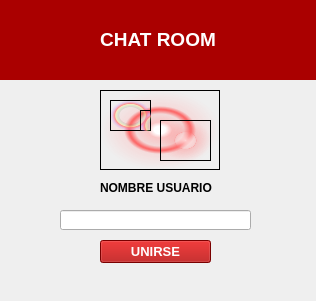
<?xml version="1.0" encoding="UTF-8"?>
<ui version="4.0">
 <class>loginForm</class>
 <widget class="QWidget" name="loginForm">
  <property name="geometry">
   <rect>
    <x>0</x>
    <y>0</y>
    <width>316</width>
    <height>301</height>
   </rect>
  </property>
  <property name="windowTitle">
   <string>Form</string>
  </property>
  <widget class="QFrame" name="frame">
   <property name="geometry">
    <rect>
     <x>0</x>
     <y>0</y>
     <width>316</width>
     <height>80</height>
    </rect>
   </property>
   <property name="styleSheet">
    <string notr="true">background-color: #0A5EF2</string>
   </property>
   <property name="frameShape">
    <enum>QFrame::StyledPanel</enum>
   </property>
   <property name="frameShadow">
    <enum>QFrame::Raised</enum>
   </property>
   <widget class="QLabel" name="label">
    <property name="geometry">
     <rect>
      <x>0</x>
      <y>0</y>
      <width>316</width>
      <height>80</height>
     </rect>
    </property>
    <property name="styleSheet">
     <string notr="true">color: white;
background-color: rgb(170, 0, 0);</string>
    </property>
    <property name="text">
     <string>&lt;html&gt;&lt;head/&gt;&lt;body&gt;&lt;p align=&quot;center&quot;&gt;&lt;span style=&quot; font-size:14pt; font-weight:600;&quot;&gt;CHAT ROOM&lt;/span&gt;&lt;/p&gt;&lt;/body&gt;&lt;/html&gt;</string>
    </property>
   </widget>
  </widget>
  <widget class="QLabel" name="label_2">
   <property name="geometry">
    <rect>
     <x>100</x>
     <y>180</y>
     <width>121</width>
     <height>16</height>
    </rect>
   </property>
   <property name="font">
    <font>
     <pointsize>9</pointsize>
     <weight>75</weight>
     <bold>true</bold>
    </font>
   </property>
   <property name="text">
    <string>NOMBRE USUARIO</string>
   </property>
  </widget>
  <widget class="QLineEdit" name="usernameLineEdit">
   <property name="geometry">
    <rect>
     <x>60</x>
     <y>210</y>
     <width>191</width>
     <height>20</height>
    </rect>
   </property>
  </widget>
  <widget class="QPushButton" name="joinButton">
   <property name="geometry">
    <rect>
     <x>100</x>
     <y>240</y>
     <width>111</width>
     <height>23</height>
    </rect>
   </property>
   <property name="font">
    <font>
     <pointsize>10</pointsize>
     <weight>75</weight>
     <bold>true</bold>
    </font>
   </property>
   <property name="styleSheet">
    <string notr="true">color: white; 
background-color: rgb(170, 0, 0);</string>
   </property>
   <property name="text">
    <string>UNIRSE</string>
   </property>
  </widget>
  <widget class="QFrame" name="frame_5">
   <property name="geometry">
    <rect>
     <x>100</x>
     <y>90</y>
     <width>120</width>
     <height>80</height>
    </rect>
   </property>
   <property name="styleSheet">
    <string notr="true">background-color: qradialgradient(spread:pad, cx:0.5, cy:0.5, radius:0.5, fx:0.5, fy:0.5, stop:0 rgba(255, 255, 255, 255), stop:0.1 rgba(255, 255, 255, 255), stop:0.2 rgba(255, 176, 176, 167), stop:0.3 rgba(255, 151, 151, 92), stop:0.4 rgba(255, 125, 125, 51), stop:0.5 rgba(255, 76, 76, 205), stop:0.52 rgba(255, 76, 76, 205), stop:0.6 rgba(255, 180, 180, 84), stop:1 rgba(255, 255, 255, 0));</string>
   </property>
   <property name="frameShape">
    <enum>QFrame::StyledPanel</enum>
   </property>
   <property name="frameShadow">
    <enum>QFrame::Raised</enum>
   </property>
   <widget class="QFrame" name="frame_6">
    <property name="geometry">
     <rect>
      <x>60</x>
      <y>30</y>
      <width>51</width>
      <height>41</height>
     </rect>
    </property>
    <property name="styleSheet">
     <string notr="true">background-color: qradialgradient(spread:pad, cx:0.5, cy:0.5, radius:0.5, fx:0.5, fy:0.5, stop:0 rgba(255, 235, 235, 206), stop:0.35 rgba(255, 188, 188, 80), stop:0.4 rgba(255, 162, 162, 80), stop:0.425 rgba(255, 132, 132, 156), stop:0.44 rgba(252, 128, 128, 80), stop:1 rgba(255, 255, 255, 0));</string>
    </property>
    <property name="frameShape">
     <enum>QFrame::StyledPanel</enum>
    </property>
    <property name="frameShadow">
     <enum>QFrame::Raised</enum>
    </property>
   </widget>
   <widget class="QFrame" name="frame_4">
    <property name="geometry">
     <rect>
      <x>10</x>
      <y>10</y>
      <width>41</width>
      <height>31</height>
     </rect>
    </property>
    <property name="styleSheet">
     <string notr="true">background-color: qradialgradient(spread:pad, cx:0.5, cy:0.5, radius:0.5, fx:0.5, fy:0.5, stop:0 rgba(0, 0, 0, 0), stop:0.52 rgba(0, 0, 0, 0), stop:0.565 rgba(82, 121, 76, 33), stop:0.65 rgba(159, 235, 148, 64), stop:0.721925 rgba(255, 238, 150, 129), stop:0.77 rgba(255, 128, 128, 204), stop:0.89 rgba(191, 128, 255, 64), stop:1 rgba(0, 0, 0, 0));</string>
    </property>
    <property name="frameShape">
     <enum>QFrame::StyledPanel</enum>
    </property>
    <property name="frameShadow">
     <enum>QFrame::Raised</enum>
    </property>
    <widget class="QFrame" name="frame_7">
     <property name="geometry">
      <rect>
       <x>30</x>
       <y>10</y>
       <width>41</width>
       <height>31</height>
      </rect>
     </property>
     <property name="styleSheet">
      <string notr="true">background-color: qradialgradient(spread:pad, cx:0.5, cy:0.5, radius:0.5, fx:0.5, fy:0.5, stop:0 rgba(0, 0, 0, 0), stop:0.52 rgba(0, 0, 0, 0), stop:0.565 rgba(82, 121, 76, 33), stop:0.65 rgba(159, 235, 148, 64), stop:0.721925 rgba(255, 238, 150, 129), stop:0.77 rgba(255, 128, 128, 204), stop:0.89 rgba(191, 128, 255, 64), stop:1 rgba(0, 0, 0, 0));</string>
     </property>
     <property name="frameShape">
      <enum>QFrame::StyledPanel</enum>
     </property>
     <property name="frameShadow">
      <enum>QFrame::Raised</enum>
     </property>
    </widget>
   </widget>
  </widget>
 </widget>
 <resources/>
 <connections/>
</ui>
